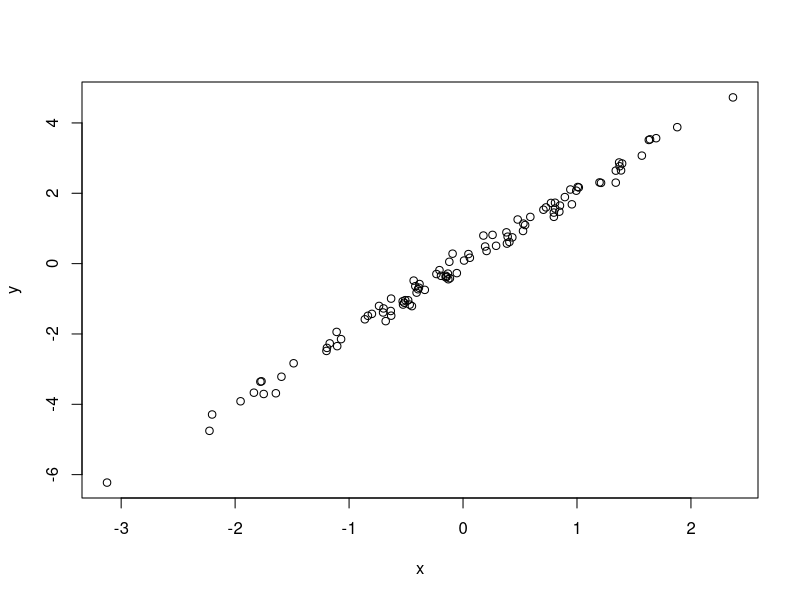

The R script that drew this image:
#simulate plot data
#Natalie Melkonoff
#nmelkonoff@email.arizona.edu
#2021-03-23

#simlulate data from normal distribution
x <- rnorm(n = 100)
y <- 2 * x + rnorm(n = 100, sd = 0.2)

#plot simulated data
plot(x = x, y = y)
